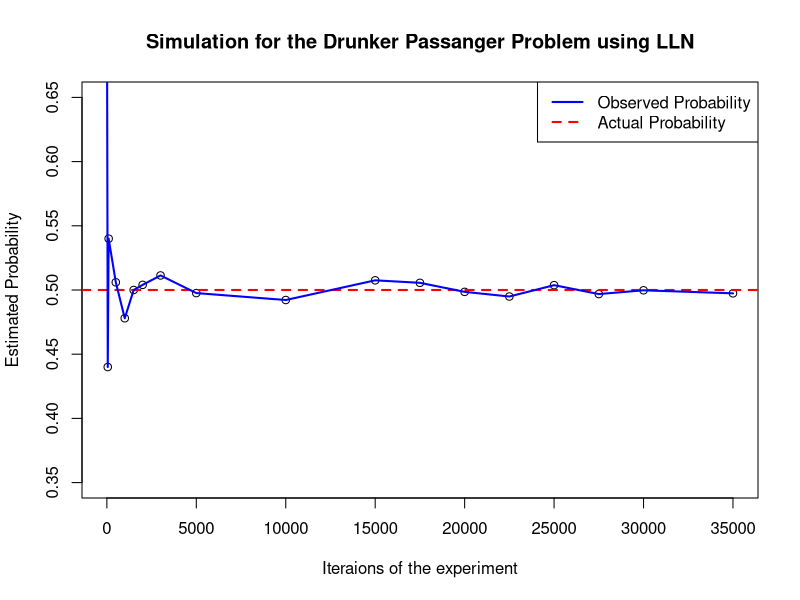

The R script that drew this image:

#First, we'll define a function that takes an element at random from a vector
#and returns both the element, and the vector without the element
take_random_element <- function(vec) {
  # Check if the vector is not empty
  if(length(vec) == 0) {
    stop("The vector is empty")
  }
  
  # Generate a random index
  random_index <- sample(seq_along(vec), 1)
  
  # Get the random element
  random_element <- vec[random_index]
  
  # Remove the random element from the vector
  vec <- vec[-random_index]
  
  # Return both the element and the updated vector
  list(element = random_element, remaining_vector = vec)
}

##SIMULATION

prob <- c()
v <- c(10,50,100,500,1000,1500,2000,3000,5000,10000,15000,17500,20000,22500,25000,27500,30000,35000)
for (p in 1:length(v)) {
k<-v[p]
results <- c()

for (j in 1:k){

seats <- 1:100 #The available seats in the plane

#Now, the drunk passanger (suppoused to be seated at seat 1) will choose a seat randomly
l<-take_random_element(seats)
occupied <- c(l$element)
vacant <- l$remaining_vector

#Now for passangers 2 thru 100 if their seat is vacant they'll take it. 
for (i in 2:100){
  if (i %in% vacant) {
    occupied <-c(occupied,i)
    vacant <- vacant[vacant != i]
  } #If it isn't they'll act "drunk" and take a seat at random from the remaining ones 
  else{aux<- take_random_element(vacant)
    occupied <- c(occupied,aux$element)
    vacant <- aux$remaining_vector
  }
}
#We check wether the last passanger sat at seat #100
results<- c(results,occupied[100]==100)}
#And compute \hat{p} the estimated probability
prob[p] <- sum(results)/k}

##Graphical Representation
plot(v,prob,ylim = c(0.35,0.65), main = "Simulation for the Drunker Passanger Problem using LLN", ylab = "Estimated Probability", xlab = "Iteraions of the experiment")
abline(h = 0.5, col = "red", lty = 2, lwd = 2)
lines(v,prob, col = "blue", lwd = 2)
legend("topright",legend=c("Observed Probability","Actual Probability") ,col = c("blue", "red"),lty = c(1, 2),lwd = 2)
